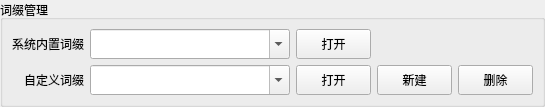
<?xml version="1.0" encoding="UTF-8"?>
<ui version="4.0">
 <class>AffixMainWin</class>
 <widget class="QWidget" name="AffixMainWin">
  <property name="geometry">
   <rect>
    <x>0</x>
    <y>0</y>
    <width>541</width>
    <height>98</height>
   </rect>
  </property>
  <property name="windowTitle">
   <string>Form</string>
  </property>
  <layout class="QGridLayout" name="gridLayout_2">
   <property name="leftMargin">
    <number>0</number>
   </property>
   <property name="topMargin">
    <number>0</number>
   </property>
   <property name="rightMargin">
    <number>0</number>
   </property>
   <property name="bottomMargin">
    <number>0</number>
   </property>
   <property name="spacing">
    <number>0</number>
   </property>
   <item row="0" column="0">
    <widget class="QGroupBox" name="groupBox">
     <property name="title">
      <string>词缀管理</string>
     </property>
     <layout class="QGridLayout" name="gridLayout">
      <item row="0" column="0">
       <widget class="QLabel" name="label">
        <property name="minimumSize">
         <size>
          <width>0</width>
          <height>30</height>
         </size>
        </property>
        <property name="maximumSize">
         <size>
          <width>75</width>
          <height>30</height>
         </size>
        </property>
        <property name="text">
         <string>系统内置词缀</string>
        </property>
        <property name="alignment">
         <set>Qt::AlignRight|Qt::AlignTrailing|Qt::AlignVCenter</set>
        </property>
       </widget>
      </item>
      <item row="0" column="1">
       <widget class="QComboBox" name="m_pCBoxDatasSys">
        <property name="minimumSize">
         <size>
          <width>200</width>
          <height>30</height>
         </size>
        </property>
        <property name="maximumSize">
         <size>
          <width>16777215</width>
          <height>30</height>
         </size>
        </property>
        <property name="editable">
         <bool>true</bool>
        </property>
       </widget>
      </item>
      <item row="0" column="2">
       <widget class="QPushButton" name="m_pBtnOpenSys">
        <property name="minimumSize">
         <size>
          <width>0</width>
          <height>30</height>
         </size>
        </property>
        <property name="maximumSize">
         <size>
          <width>75</width>
          <height>30</height>
         </size>
        </property>
        <property name="text">
         <string>打开</string>
        </property>
       </widget>
      </item>
      <item row="1" column="0">
       <widget class="QLabel" name="label_2">
        <property name="minimumSize">
         <size>
          <width>0</width>
          <height>30</height>
         </size>
        </property>
        <property name="maximumSize">
         <size>
          <width>75</width>
          <height>30</height>
         </size>
        </property>
        <property name="text">
         <string>自定义词缀</string>
        </property>
        <property name="alignment">
         <set>Qt::AlignRight|Qt::AlignTrailing|Qt::AlignVCenter</set>
        </property>
       </widget>
      </item>
      <item row="1" column="1">
       <widget class="QComboBox" name="m_pCBoxDatas">
        <property name="minimumSize">
         <size>
          <width>200</width>
          <height>30</height>
         </size>
        </property>
        <property name="maximumSize">
         <size>
          <width>16777215</width>
          <height>30</height>
         </size>
        </property>
        <property name="editable">
         <bool>true</bool>
        </property>
       </widget>
      </item>
      <item row="1" column="2">
       <widget class="QPushButton" name="m_pBtnOpen">
        <property name="minimumSize">
         <size>
          <width>0</width>
          <height>30</height>
         </size>
        </property>
        <property name="maximumSize">
         <size>
          <width>75</width>
          <height>30</height>
         </size>
        </property>
        <property name="text">
         <string>打开</string>
        </property>
       </widget>
      </item>
      <item row="1" column="3">
       <widget class="QPushButton" name="m_pBtnNew">
        <property name="minimumSize">
         <size>
          <width>0</width>
          <height>30</height>
         </size>
        </property>
        <property name="maximumSize">
         <size>
          <width>75</width>
          <height>30</height>
         </size>
        </property>
        <property name="text">
         <string>新建</string>
        </property>
       </widget>
      </item>
      <item row="1" column="4">
       <widget class="QPushButton" name="m_pBtnDelete">
        <property name="minimumSize">
         <size>
          <width>0</width>
          <height>30</height>
         </size>
        </property>
        <property name="maximumSize">
         <size>
          <width>75</width>
          <height>30</height>
         </size>
        </property>
        <property name="text">
         <string>删除</string>
        </property>
       </widget>
      </item>
     </layout>
    </widget>
   </item>
  </layout>
 </widget>
 <resources/>
 <connections/>
</ui>
